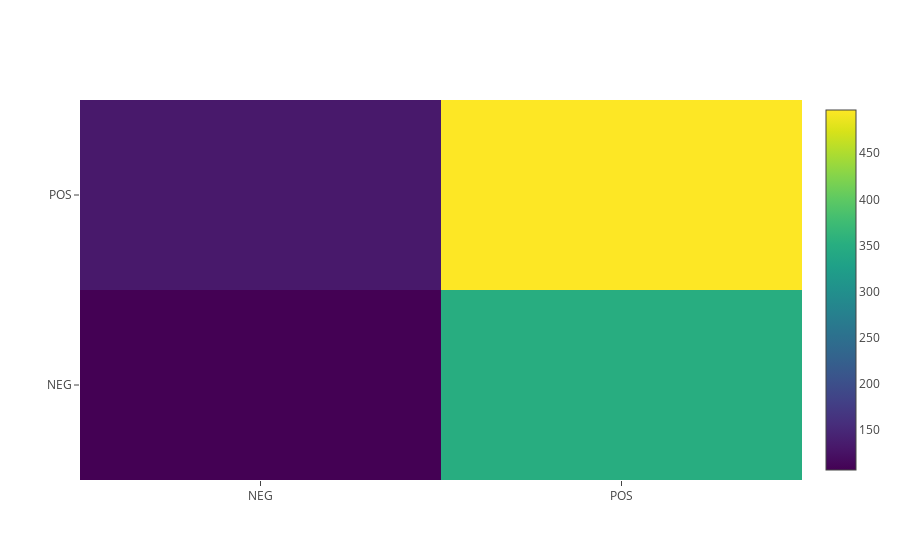

Notebook source saved alongside this figure:
### Code cell
generate_confusion_matrix('log')

### Figure 1 — Plotly figure (JSON) as saved in the notebook; plotly's stock layout.template omitted (floating-point values rounded to 4 significant figures)
{"data": [{"colorscale": "Viridis", "type": "heatmap", "x": ["NEG", "POS"], "y": ["NEG", "POS"], "z": [[106, 350], [132, 497]]}], "layout": {}}
